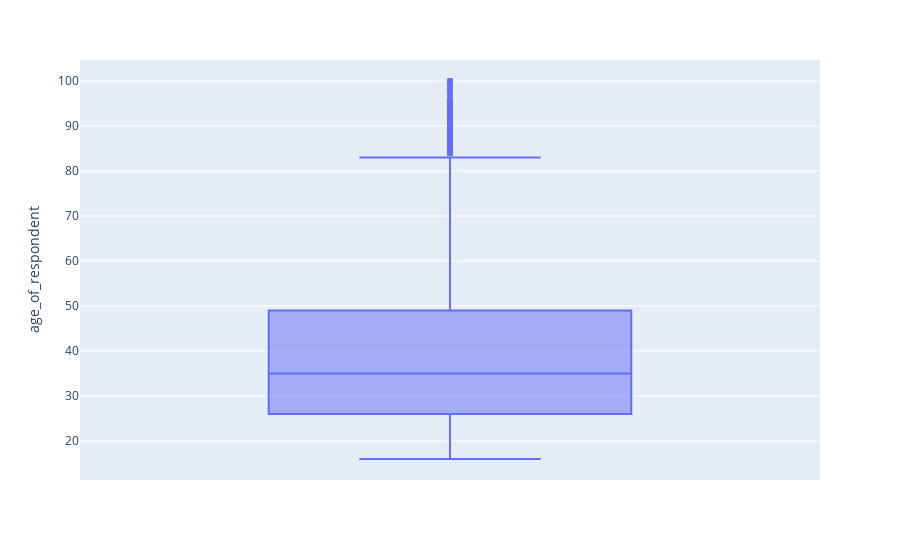

The notebook cell this image was saved under:
### Code cell
#Identificando Outliers
fig = px.box(df.age_of_respondent, y='age_of_respondent')
fig.show()

### Figure 1 — Plotly figure (JSON) as saved in the notebook; plotly's stock layout.template omitted (floating-point values rounded to 4 significant figures; data arrays with more than 128 entries replaced by an {"elided": "..."} marker saying what was removed)
{"data": [{"alignmentgroup": "True", "hovertemplate": "age_of_respondent=%{y}<extra></extra>", "legendgroup": "", "marker": {"color": "#636efa"}, "name": "", "notched": false, "offsetgroup": "", "orientation": "v", "showlegend": false, "type": "box", "x0": " ", "xaxis": "x", "y": {"elided": "23524 int values"}, "y0": " ", "yaxis": "y"}], "layout": {"boxmode": "group", "legend": {"tracegroupgap": 0}, "margin": {"t": 60}, "xaxis": {"anchor": "y", "domain": [0, 1]}, "yaxis": {"anchor": "x", "domain": [0, 1], "title": {"text": "age_of_respondent"}}}}
